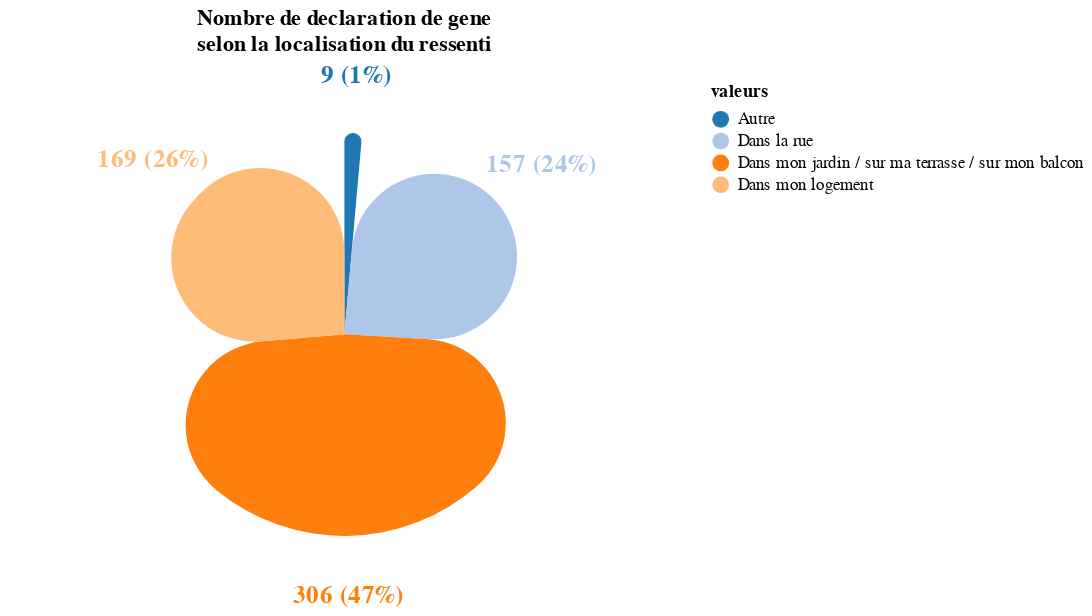

Source (notebook cell):
### Code cell
# exemple
resultats.dicoCharts['localisation_gene']['chart']

### Figure 1 — Vega-Lite specification as saved in the notebook (floating-point values rounded to 4 significant figures)
{"config": {"view": {"continuousWidth": 400, "continuousHeight": 300}, "legend": {"labelLimit": 0}}, "layer": [{"mark": {"type": "arc", "cornerRadius": 50, "outerRadius": 120}, "encoding": {"color": {"field": "valeurs", "scale": {"scheme": "category20"}, "sort": "ascending", "type": "nominal"}, "theta": {"field": "nb_valeurs", "sort": "ascending", "stack": true, "type": "quantitative"}}, "title": ["Nombre de declaration de gene", "selon la localisation du ressenti"]}, {"mark": {"type": "text", "angle": 0, "fontStyle": "bold", "radius": 155, "size": 15}, "encoding": {"color": {"field": "valeurs", "scale": {"scheme": "category20"}, "sort": "ascending", "type": "nominal"}, "text": {"field": "pctag", "type": "nominal"}, "theta": {"field": "nb_valeurs", "sort": "ascending", "stack": true, "type": "quantitative"}}, "title": ["Nombre de declaration de gene", "selon la localisation du ressenti"]}], "data": {"name": "data-0c5901203601009e1662b18b28cb9a24"}, "$schema": "https://vega.github.io/schema/vega-lite/v4.17.0.json", "datasets": {"data-0c5901203601009e1662b18b28cb9a24": [{"valeurs": "Autre", "nb_valeurs": 9, "test": "localisation_gene", "pctag": "9 (1%)"}, {"valeurs": "Dans la rue", "nb_valeurs": 157, "test": "localisation_gene", "pctag": "157 (24%)"}, {"valeurs": "Dans mon jardin / sur ma terrasse / sur mon balcon", "nb_valeurs": 306, "test": "localisation_gene", "pctag": "306 (47%)"}, {"valeurs": "Dans mon logement", "nb_valeurs": 169, "test": "localisation_gene", "pctag": "169 (26%)"}]}}
